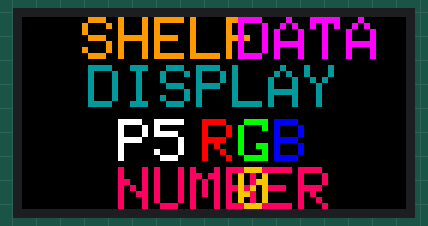
The sketch below on a simulated ESP32. Shown: 64×32 colour display. What the sketch prints to the serial monitor is not drawn.

Above: at 2.1 s.
At 3.1 s:
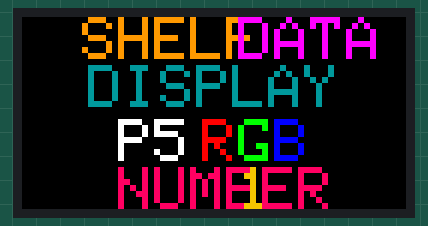
At 4.1 s:
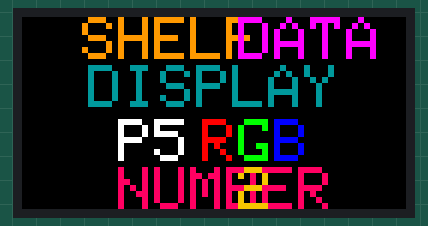
At 6.1 s:
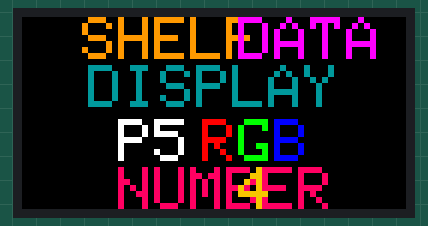
At 8.1 s:
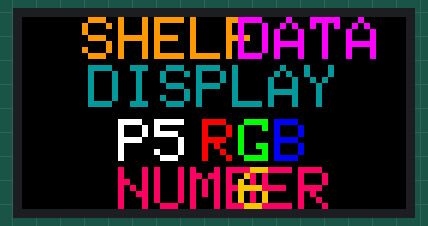
At 11.1 s:
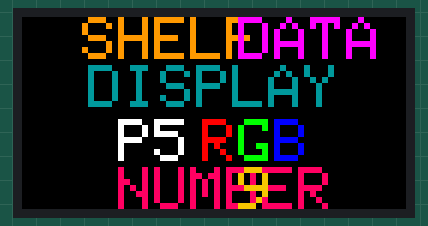

The sketch:

display_led.ino
```cpp
//>>>>>>>>>>>>>>>>>>>>>>>>>>>>>>>>>>>>>>>>>>>>>>>>>>>>>>>>>>>>>>>>>>>>>>>>>>>>>>>>>>>>>>>>> 01_Showing_Text
//----------------------------------------Including the libraries.
#include <ESP32-HUB75-MatrixPanel-I2S-DMA.h>
//----------------------------------------

//----------------------------------------Defines the connected PIN between P5 and ESP32.
#define R1_PIN 19
#define G1_PIN 13
#define B1_PIN 18
#define R2_PIN 5
#define G2_PIN 12
#define B2_PIN 17

#define A_PIN 16
#define B_PIN 14
#define C_PIN 4
#define D_PIN 27
#define E_PIN -1  //--> required for 1/32 scan panels, like 64x64px. Any available pin would do, i.e. IO32.

#define LAT_PIN 26
#define OE_PIN 15
#define CLK_PIN 2
//----------------------------------------

//----------------------------------------Defines the P5 Panel configuration.
#define PANEL_RES_X 64  //--> Number of pixels wide of each INDIVIDUAL panel module.
#define PANEL_RES_Y 32  //--> Number of pixels tall of each INDIVIDUAL panel module.
#define PANEL_CHAIN 1   //--> Total number of panels chained one to another
//----------------------------------------

// Initialize MatrixPanel_I2S_DMA as "dma_display".
MatrixPanel_I2S_DMA *dma_display = nullptr;

//----------------------------------------Variable for color.
uint16_t myBLACK, myWHITE, myRED, myGREEN, myBLUE;

//----------------------------------------Number counter
int counter = 0;

//________________________________________________________________________________VOID SETUP()
void setup() {
  Serial.begin(115200);
  Serial.println("Start");
  delay(1000);

  // Initialize the connected PIN between Panel P5 and ESP32.
  HUB75_I2S_CFG::i2s_pins _pins={R1_PIN, G1_PIN, B1_PIN, R2_PIN, G2_PIN, B2_PIN, A_PIN, B_PIN, C_PIN, D_PIN, E_PIN, LAT_PIN, OE_PIN, CLK_PIN};
  delay(10);

  //----------------------------------------Module configuration.
  HUB75_I2S_CFG mxconfig(
    PANEL_RES_X,   //--> module width.
    PANEL_RES_Y,   //--> module height.
    PANEL_CHAIN,   //--> Chain length.
    _pins          //--> pin mapping.
  );
  delay(10);
  //----------------------------------------

  // Set I2S clock speed.
  mxconfig.i2sspeed = HUB75_I2S_CFG::HZ_10M;  // I2S clock speed, better leave as-is unless you want to experiment.
  delay(10);

  //----------------------------------------Display Setup.
  dma_display = new MatrixPanel_I2S_DMA(mxconfig);
  dma_display->begin();
  dma_display->setBrightness8(35); //--> 0-255.
  //----------------------------------------

  myBLACK = dma_display->color565(0, 0, 0);
  myWHITE = dma_display->color565(255, 255, 255);
  myRED = dma_display->color565(255, 0, 0);
  myGREEN = dma_display->color565(0, 255, 0);
  myBLUE = dma_display->color565(0, 0, 255);

  dma_display->clearScreen();
  delay(1000);
}

//________________________________________________________________________________VOID LOOP()
void loop() {
  dma_display->clearScreen();  // Clear the screen at the beginning of the loop

  // Set the text properties
  dma_display->setTextSize(1);
  dma_display->setTextWrap(false);

  //----------------------------------------
  dma_display->setCursor(10, 0);
  dma_display->setTextColor(dma_display->color565(255, 153, 0));
  dma_display->println("SHELF");

  dma_display->setCursor(36, 0);
  dma_display->setTextColor(dma_display->color565(255, 0, 255));
  dma_display->print("DATA");
  //----------------------------------------

  //----------------------------------------
  dma_display->setCursor(11, 8);
  dma_display->setTextColor(dma_display->color565(0, 152, 158));
  dma_display->println("DISPLAY");
  //----------------------------------------

  //----------------------------------------
  dma_display->setCursor(16, 17);
  dma_display->setTextColor(dma_display->color565(255, 255, 255));
  dma_display->print("P5");

  dma_display->setCursor(30, 17);
  dma_display->setTextColor(dma_display->color565(255, 0, 0));
  dma_display->print("R");

  dma_display->setTextColor(dma_display->color565(0, 255, 0));
  dma_display->print("G");

  dma_display->setTextColor(dma_display->color565(0, 0, 255));
  dma_display->print("B");
  //----------------------------------------

  //----------------------------------------
  dma_display->setCursor(16, 25);
  dma_display->setTextColor(dma_display->color565(255, 0, 102));
  dma_display->print("NUMBER");

  dma_display->setCursor(36, 25);
  dma_display->setTextColor(dma_display->color565(241, 197, 7));

  // Display the counter
  dma_display->print(counter);
  //----------------------------------------

  // Update the counter
  counter++;
  if (counter > 9) {
    counter = 0; // Reset the counter after 9
  }

  delay(1000); // Wait for 1 second before updating the display
}
//________________________________________________________________________________
//<<<<<<<<<<<<<<<<<<<<<<<<<<<<<<<<<<<<<<<<<<<<<<<<<<<<<<<<<<<<<<<<<<<<<<<<<<<<<<<<<<<<<<<<<
```

Measured:
- by itself, everything shown: repeats every 10.0 s, in 10 steps
- what the display in image 0 shows lasts 1.0 s, from 2.0 s to 3.0 s
